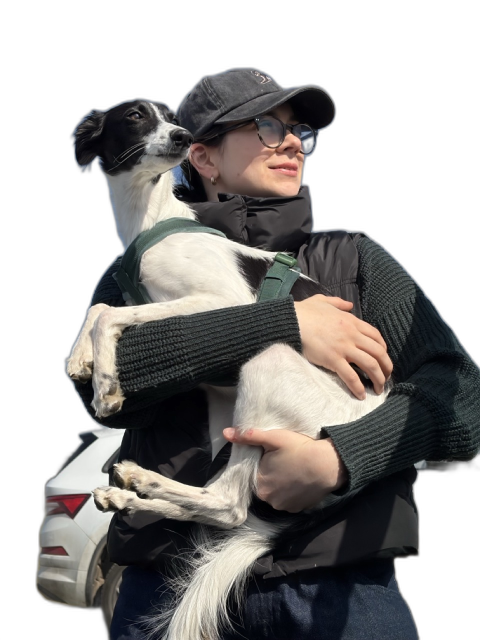
#> input picture assets/portrait-cutout.png, 960 x 1280 px (shown at 1/2 size)
$ python tritone.py portrait-cutout.png out.png 3 1.0 1.0
#> lines starting #> are read from the running program, lines starting #| are printed output that depends on the picture; after the words box and inside, x2 and y2 are one past the last pixel; in counts of white or black regions, pixels touching at a corner belong together
"""Soft tritone: continuous gradient map slate -> mid -> parchment, light posterise.

Usage: python3 assets/tritone.py assets/portrait-cutout.png assets/portrait-soft.png [levels=10] [gamma=0.85]
"""
import sys
from PIL import Image, ImageOps, ImageFilter

SLATE, MID, PARCH = (0x2B,0x3A,0x42), (0x88,0x98,0x90), (0xEC,0xE8,0xDA)
levels = int(sys.argv[3]) if len(sys.argv) > 3 else 10
gamma  = float(sys.argv[4]) if len(sys.argv) > 4 else 0.85

src = Image.open(sys.argv[1]).convert("RGBA")
#> src is the input picture: PIL image 960x1280 RGBA; mean R, G, B, A 55.3, 53, 51.3, 146.8
a = src.getchannel("A"); bb = a.point(lambda v: 255 if v > 40 else 0).getbbox()
#> after `a = src.getchannel('A')`:
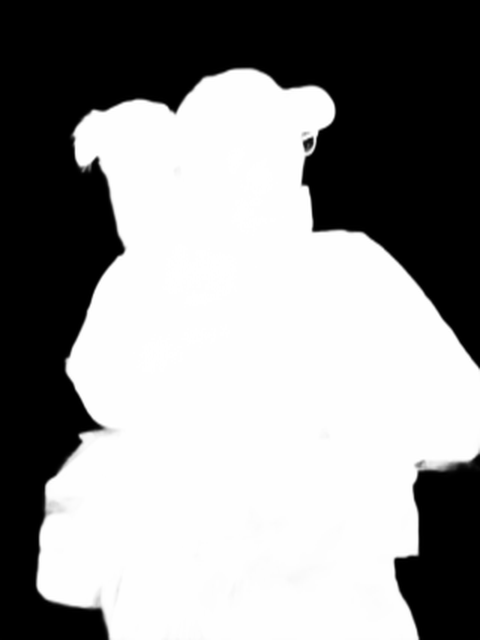
#> a: PIL image 960x1280 L (shown at 1/2 size); min 0, max 255, mean 146.8
#> after `bb = a.point(lambda v: 255 if v > 40 else 0).getbbox()`: bb = (71, 135, 960, 1280)
x0,y0,x1,y1 = bb; y1 = y0 + int((y1-y0)*(float(sys.argv[5]) if len(sys.argv) > 5 else 0.72))
#> after `x0, y0, x1, y1 = bb`: x0 = 71; y0 = 135; x1 = 960; y1 = 1280
src = src.crop((x0,y0,x1,y1)); a = src.getchannel("A")
#> after `src = src.crop((x0, y0, x1, y1))`:
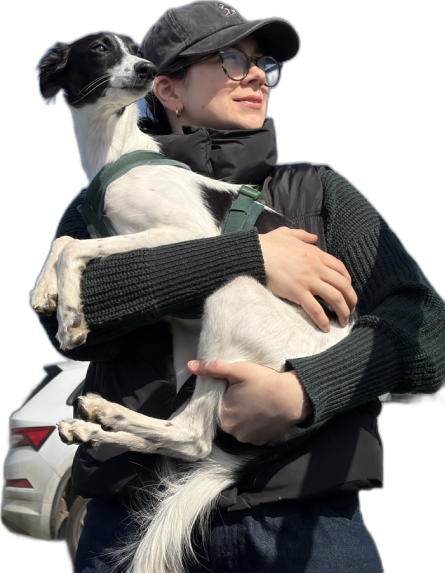
#> src: PIL image 889x1145 RGBA (shown at 1/2 size); mean R, G, B, A 66.7, 64, 61.9, 177.2; transparent parts drawn white

lum = ImageOps.autocontrast(src.convert("L"), cutoff=1).filter(ImageFilter.GaussianBlur(0.6))
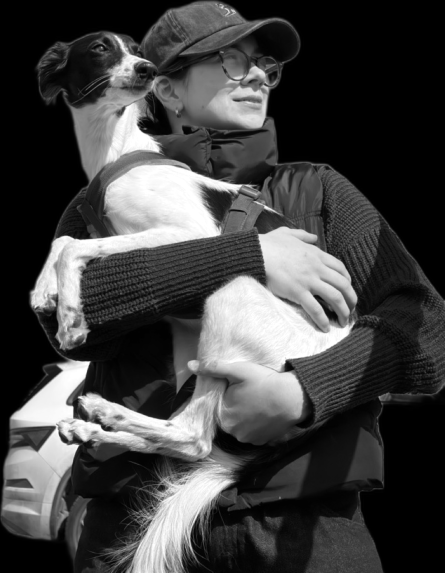
#> lum: PIL image 889x1145 L (shown at 1/2 size); min 0, max 255, mean 67.4
lum = lum.point(lambda v: int(255 * (v/255) ** gamma))          # lift shadows (cap shade)
if levels: lum = lum.point(lambda v: round(v/255*(levels-1))/(levels-1)*255)
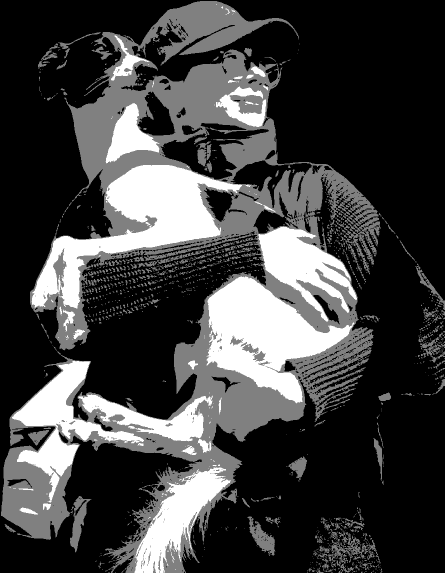
#> lum: PIL image 889x1145 L (shown at 1/2 size); min 0, max 255, mean 65.4

def lerp(c0, c1, t): return tuple(int(c0[i] + (c1[i]-c0[i])*t) for i in range(3))
lut = []
for v in range(256):
    t = v/255
    lut.append(lerp(SLATE, MID, t/0.55) if t < 0.55 else lerp(MID, PARCH, (t-0.55)/0.45))
r = lum.point([c[0] for c in lut]); g = lum.point([c[1] for c in lut]); b = lum.point([c[2] for c in lut])
#> after `r = lum.point([c[0] for c in lut])`:
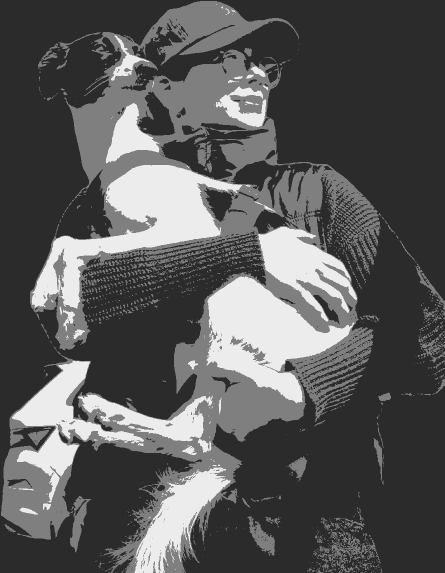
#> r: PIL image 889x1145 L (shown at 1/2 size); min 43, max 236, mean 89.6
#> after `b = lum.point([c[2] for c in lut])`:
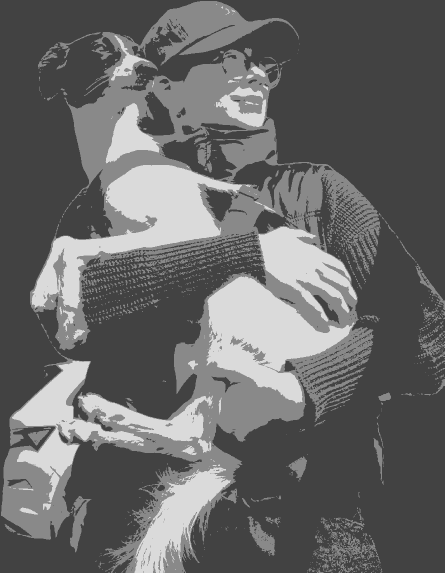
#> b: PIL image 889x1145 L (shown at 1/2 size); min 66, max 218, mean 103.8
out = Image.merge("RGBA", (r, g, b, a.point(lambda v: 255 if v > 110 else 0)))
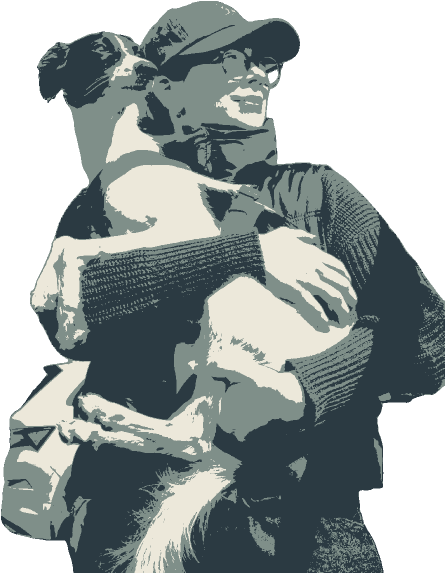
#> out: PIL image 889x1145 RGBA (shown at 1/2 size); mean R, G, B, A 89.6, 102.1, 103.8, 178.3; transparent parts drawn white
out.save(sys.argv[2], optimize=True); print(out.size)
#| (889, 1145)

$ run again, with assets/grain.png copied over assets/portrait-cutout.png
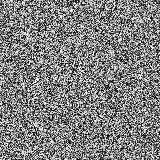
#> input picture assets/grain.png, 160 x 160 px
#> a: PIL image 160x160 L; every value is 255
#> bb = (0, 0, 160, 160)
#> x0 = 0; x1 = 160
#> `lum = ImageOps.autocontrast(src.convert("L"), cutoff=1).filter(ImageFi..`:
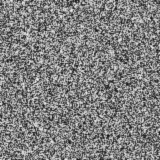
#> lum: PIL image 160x160 L; min 22, max 238, mean 127.6
#> `out = Image.merge("RGBA", (r, g, b, a.point(lambda v: 255 if v > 110 e..`:
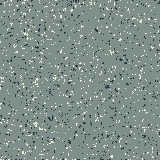
#> out: PIL image 160x160 RGBA; mean R, G, B, A 128.3, 143.3, 137.6, 255
#| (160, 160)

$ run again, with assets/portrait-3tone.png copied over assets/portrait-cutout.png
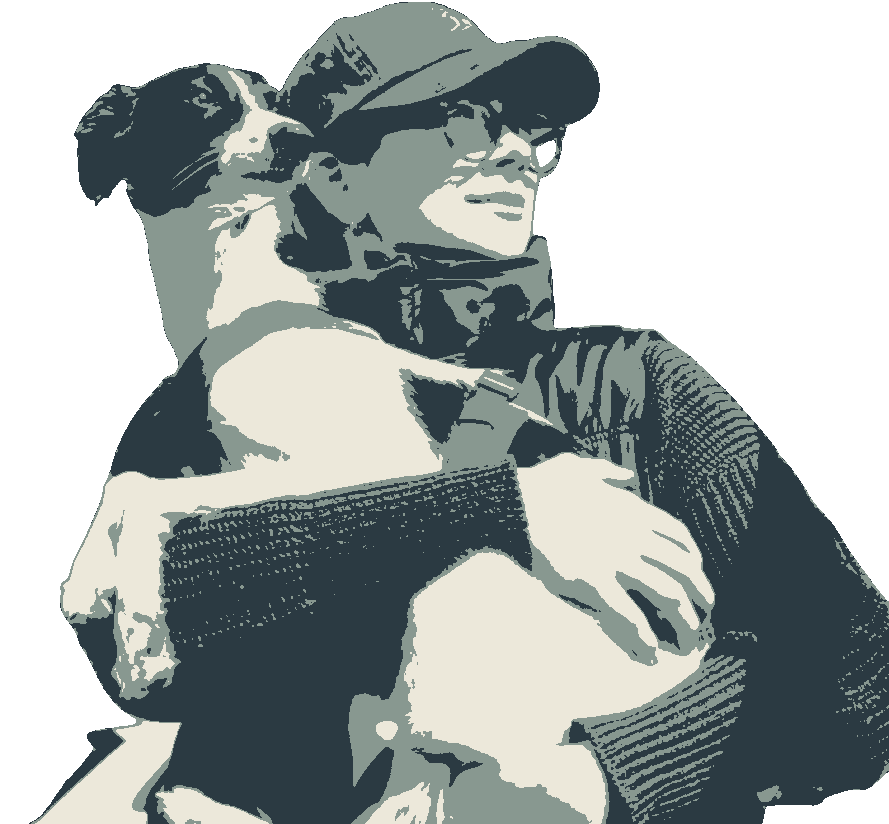
#> input picture assets/portrait-3tone.png, 889 x 824 px
#> src is the input picture: PIL image 889x824 RGBA; mean R, G, B, A 92.9, 104.7, 106.1, 168.3
#> `a = src.getchannel('A')`:
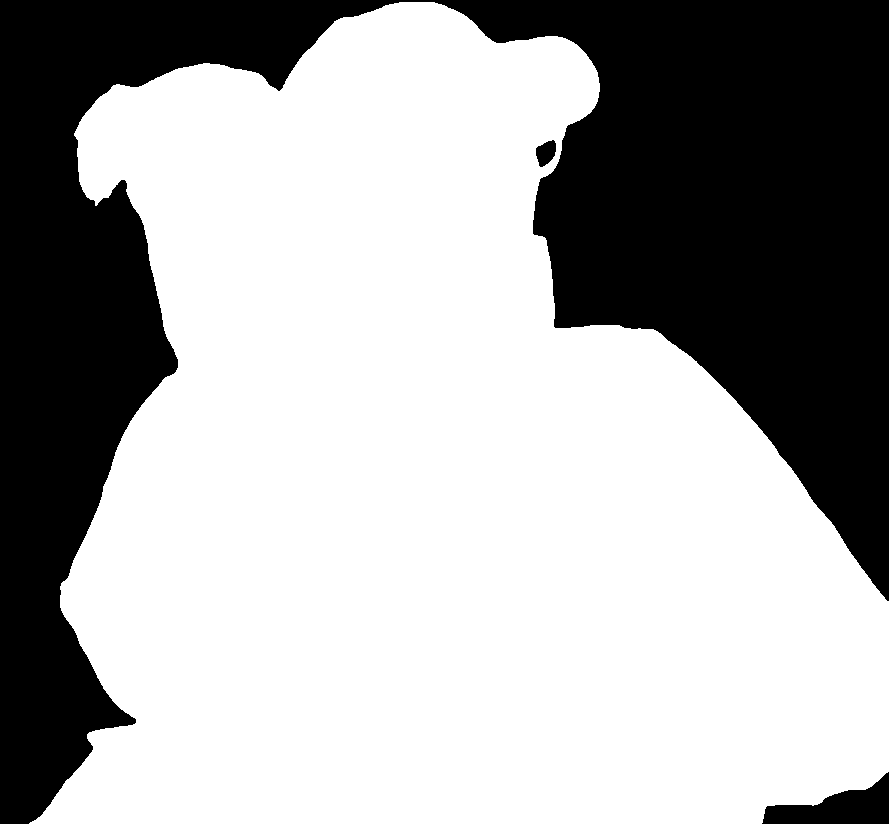
#> a: PIL image 889x824 L; 66% white; 3 black regions, box (x1, y1, x2, y2) and area: (0, 0, 889, 824) 245219, (762, 772, 889, 824) 3445, (536, 140, 556, 167) 374
#> bb = (29, 2, 889, 824)
#> x0 = 29; y0 = 2; x1 = 889; y1 = 824
#> src: PIL image 860x822 RGBA
#> `b = lum.point([c[2] for c in lut])`:
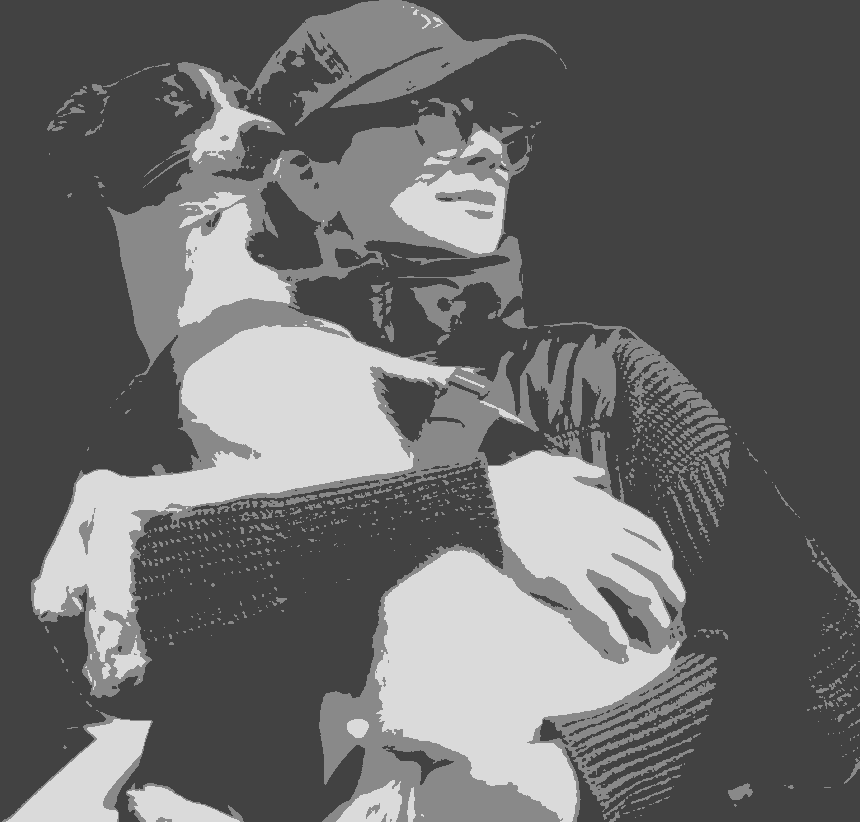
#> b: PIL image 860x822 L; min 66, max 218, mean 106.3
#| (860, 822)
